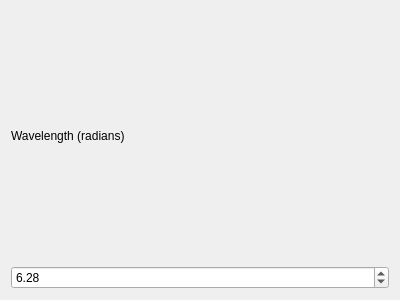
<?xml version="1.0" encoding="UTF-8"?>
<ui version="4.0">
 <class>QtDialog</class>
 <widget class="QDialog" name="QtDialog">
  <property name="geometry">
   <rect>
    <x>0</x>
    <y>0</y>
    <width>400</width>
    <height>300</height>
   </rect>
  </property>
  <property name="windowTitle">
   <string>CppRinsideExample4</string>
  </property>
  <layout class="QVBoxLayout" name="verticalLayout">
   <item>
    <widget class="QLabel" name="label">
     <property name="text">
      <string>Wavelength (radians)</string>
     </property>
    </widget>
   </item>
   <item>
    <widget class="QDoubleSpinBox" name="doubleSpinBox">
     <property name="minimum">
      <double>0.000000000000000</double>
     </property>
     <property name="maximum">
      <double>1000.000000000000000</double>
     </property>
     <property name="singleStep">
      <double>0.100000000000000</double>
     </property>
     <property name="value">
      <double>6.280000000000000</double>
     </property>
    </widget>
   </item>
  </layout>
 </widget>
 <resources/>
 <connections/>
</ui>
